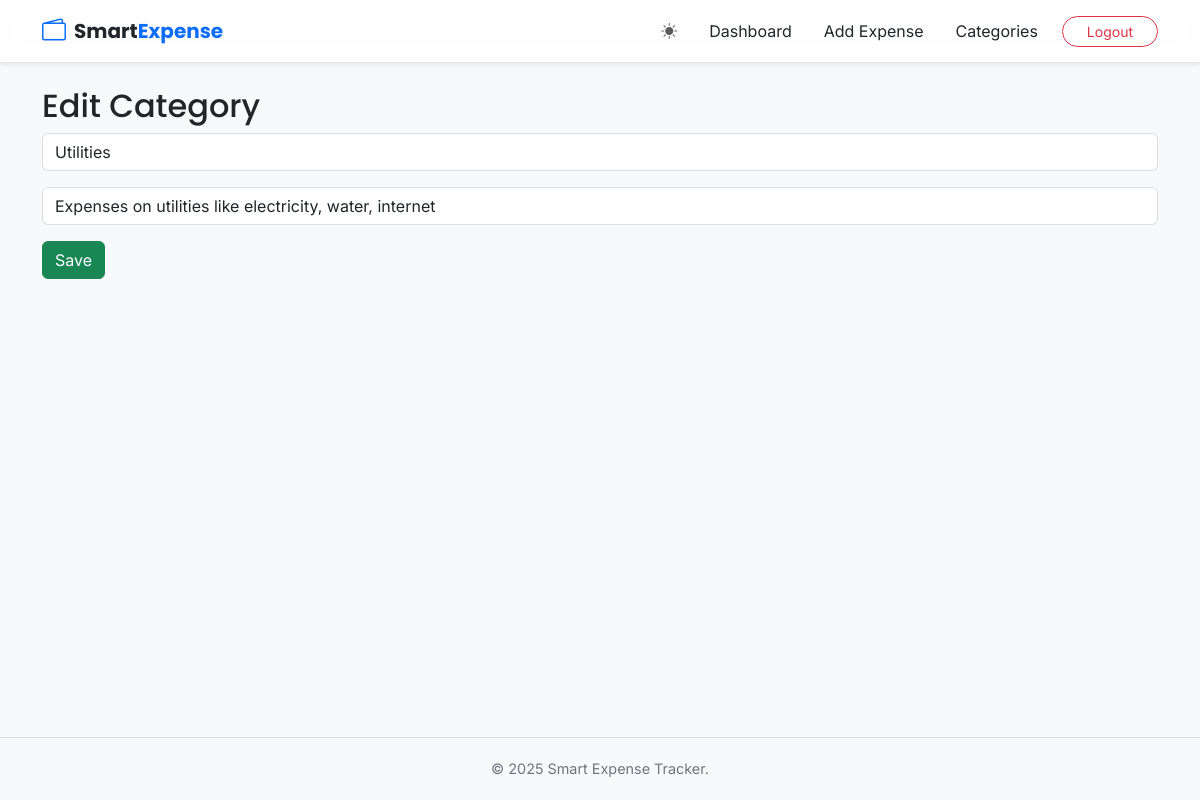
/categories/edit/3 (signed in), run on the app's committed database.
### models.py (models this page shows)
class Category(db.Model):
    id = db.Column(db.Integer, primary_key=True)
    name = db.Column(db.String(100), nullable=False)
    description = db.Column(db.String(300))
    user_id = db.Column(db.Integer, db.ForeignKey('user.id'), nullable=False)
    expenses = db.relationship('Expense', backref='category', lazy=True)

### app.py (the view, shortened to what this page needs)
@app.route('/categories/edit/<int:category_id>', methods=['GET', 'POST'])
@login_required
def edit_category(category_id):
    category = db.session.get(Category, category_id)
    return render_template('add_category.html', category=category)

### app.py (called while the page is built)
@login_manager.user_loader
def load_user(user_id):
    return db.session.get(User, int(user_id))

### templates/add_category.html
{% extends 'base.html' %}
{% block content %}
<h2>{{ 'Edit' if category else 'Add' }} Category</h2>
<form method="POST">
    <input type="text" name="name" value="{{ category.name if category else '' }}" placeholder="Category Name" class="form-control mb-3" required>
    <input type="text" name="description" value="{{ category.description if category else '' }}" placeholder="Description (optional)" class="form-control mb-3">
    <button type="submit" class="btn btn-success">Save</button>
</form>
{% endblock %}

### static/css/style.css (style rules this page uses)
:root { --primary-accent: #0d6efd; --app-bg: #f8f9fa; --card-bg: #ffffff; --glass-bg: rgba(255, 255, 255, 0.85); --text-color: #212529; --border-color: rgba(0, 0, 0, 0.1); }
body { font-family: 'Inter', sans-serif; background-color: var(--app-bg); color: var(--text-color); min-height: 100vh; display: flex; flex-direction: column; transition: background-color 0.3s ease, color 0.3s ease; }
h1, h2, h3, h4, h5, h6, .navbar-brand { font-family: 'Poppins', sans-serif; }
.form-control { background-color: var(--card-bg); border-color: var(--border-color); color: var(--text-color); }

### data on the page
Category: name "Utilities", description "Expenses on utilities like electricity, water, internet"

### other printed values
{{ 'Edit' if category else 'Add' }} "Edit"
